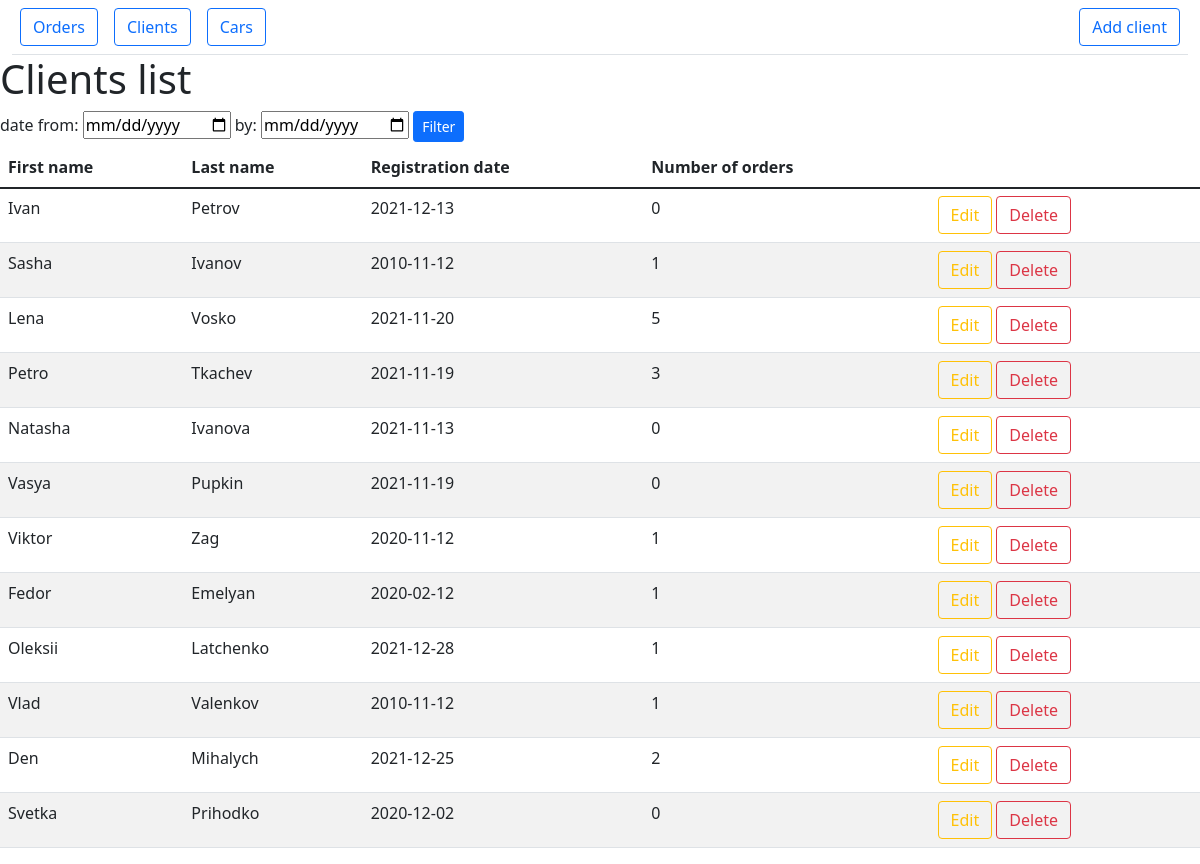
The app's page /clients-list with its own data.
### main.py (models this page shows, shortened)
class Clients(db.Model):
    id = db.Column(db.Integer, primary_key=True)
    passport_number = db.Column(db.String(30), nullable=False)
    first_name = db.Column(db.String(45), nullable=False)
    last_name = db.Column(db.String(45), nullable=False)
    registration_date = db.Column(db.String(45), nullable=False)

### main.py (the view, shortened to what this page needs)
@rental_cars.route('/clients-list', methods=['POST', 'GET'])
def clients_list():
    clients_req = "SELECT id, first_name, last_name, registration_date, COUNT(client_id) FROM \
                      (SELECT clients.*, orders.client_id FROM clients \
                      LEFT JOIN orders ON clients.id = orders.client_id) GROUP BY id"
    g.db = sqlite3.connect('rental_cars.db')
    cur = g.db.execute(clients_req)
    linked_clients = cur.fetchall()
    g.db.close()
    return render_template('clients-list.html', linked_clients=linked_clients)

### templates/clients-list.html (shortened to what this page needs)
{% extends 'documentation/html_prototype/static_prototype.html' %}
{% block nav %}
<div class="ms-auto p-2 bd-highlight"><a href="/add-client" class="btn btn-outline-primary">Add client</a></div>
{% endblock %}
{% block body %}
<h1>Clients list</h1>
<form method="POST">
    <label for="date_from"> date from: </label>
    <input type="date" name="date_from" id="date_from" class="form-label">
    <label for="date_by"> by: </label>
    <input type="date" name="date_by" id="date_by" class="form-label">
    <button type="submit" class="btn btn-primary btn-sm">Filter</button>
</form>
<table class="table table-striped table-hover">
    <thead>
        <tr>
            <th scope="col">First name</th>
            <th scope="col">Last name</th>
            <th scope="col">Registration date</th>
            <th scope="col">Number of orders</th>
        </tr>
    </thead>
    <tbody>
        <tr>
            {% for row in linked_clients %}
                <tr>
                    <td>{{ row[1] }}</td>
                    <td>{{ row[2] }}</td>
                    <td>{{ row[3] }}</td>
                    <td>{{ row[4] }}</td>
                    <td>
                        <a href="/clients-list/{{ row[0] }}/update-client" class="btn btn-outline-warning">Edit</a>
                        <a href="/clients-list/{{ row[0] }}/delete-client" class="btn btn-outline-danger" onclick="return confirm('Please confirm delete client')">Delete</a>
                    </td>
                </tr>
            {% endfor %}
        </tr>
    </tbody>
</table>
{% endblock %}

### records on screen
Clients: first_name "Ivan", last_name "Petrov", registration_date "2021-12-13", row "0"
Clients: first_name "Sasha", last_name "Ivanov", registration_date "2010-11-12", row "1"
Clients: first_name "Lena", last_name "Vosko", registration_date "2021-11-20", row "5"
Clients: first_name "Petro", last_name "Tkachev", registration_date "2021-11-19", row "3"
Clients: first_name "Natasha", last_name "Ivanova", registration_date "2021-11-13", row "0"
Clients: first_name "Vasya", last_name "Pupkin", registration_date "2021-11-19", row "0"
Clients: first_name "Viktor", last_name "Zag", registration_date "2020-11-12", row "1"
Clients: first_name "Fedor", last_name "Emelyan", registration_date "2020-02-12", row "1"
Clients: first_name "Oleksii", last_name "Latchenko", registration_date "2021-12-28", row "1"
Clients: first_name "Vlad", last_name "Valenkov", registration_date "2010-11-12", row "1"
Clients: first_name "Den", last_name "Mihalych", registration_date "2021-12-25", row "2"
Clients: first_name "Svetka", last_name "Prihodko", registration_date "2020-12-02", row "0"
